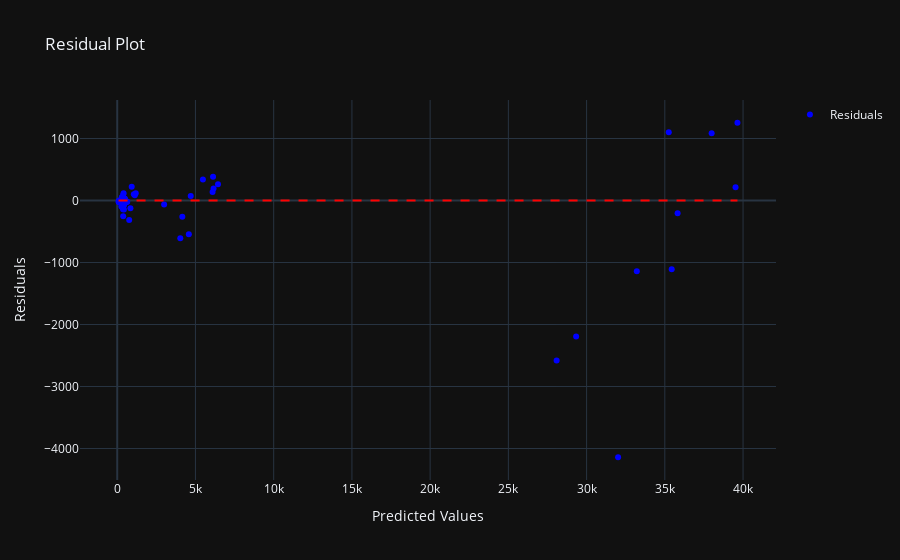

The notebook cell this image was saved under:
### Code cell
predictions = model.predict(X_test)
 
# Calculate residuals -  the error or the deviation of the model's prediction from the true value
residuals = y_test - predictions

fig3 = go.Figure()

fig3.add_trace(go.Scatter(x=predictions, y=residuals, mode='markers', 
    marker=dict(color='blue'), 
    name='Residuals'))

# Add a horizontal line at y=0
fig3.add_shape(type="line", x0=min(predictions), y0=0, x1=max(predictions), y1=0, 
    line=dict(color="red", width=2, dash="dash"), 
    name="Zero Error Line")

fig3.update_layout(title="Residual Plot",
    xaxis_title="Predicted Values",
    yaxis_title="Residuals",
    showlegend=True,
    template='plotly_dark')

fig3.show()

### Figure 1 — Plotly figure (JSON) as saved in the notebook; plotly's stock layout.template omitted (floating-point values rounded to 4 significant figures)
{"data": [{"marker": {"color": "blue"}, "mode": "markers", "name": "Residuals", "type": "scatter", "x": [441.8, 85.06, 338.5, 4578.0, 427.4, 582.0, 6159.0, 111.7, 32010.0, 105.3, 309.0, 382.7, 5478.0, 765.5, 926.0, 323.1, 641.4, 131.5, 407.0, 294.4, 28080.0, 39640.0, 265.8, 381.3, 492.6, 466.4, 4161.0, 1064.0, 368.6, 4032.0, 344.4, 35250.0, 29330.0, 33210.0, 196.9, 2999.0, 382.1, 121.0, 1124.0, 467.5, 6095.0, 4698.0, 6440.0, 35820.0, 39520.0, 35440.0, 1183.0, 844.3, 37990.0, 114.1, 236.4, 6124.0, 620.2], "y": [-73.43, -18.01, -53.88, -543.7, -146.6, -26.91, 195.3, -28.82, -4141.0, -6.281, 58.67, 92.08, 337.6, -314.5, 220.8, -97.31, -18.91, -21.42, 117.8, 47.84, -2581.0, 1254.0, -94.64, -62.45, 27.04, 31.84, -260.0, 100.6, -141.7, -609.3, 3.282, 1101.0, -2193.0, -1139.0, -25.68, -65.46, -251.9, -14.14, 85.26, -12.96, 137.5, 71.59, 262.0, -203.8, 213.8, -1110.0, 117.6, -122.8, 1083.0, 0.903, -37.73, 383.2, -16.73]}], "layout": {"shapes": [{"line": {"color": "red", "dash": "dash", "width": 2}, "name": "Zero Error Line", "type": "line", "x0": 85.06, "x1": 39640.0, "y0": 0, "y1": 0}], "showlegend": true, "title": {"text": "Residual Plot"}, "xaxis": {"title": {"text": "Predicted Values"}}, "yaxis": {"title": {"text": "Residuals"}}}}
